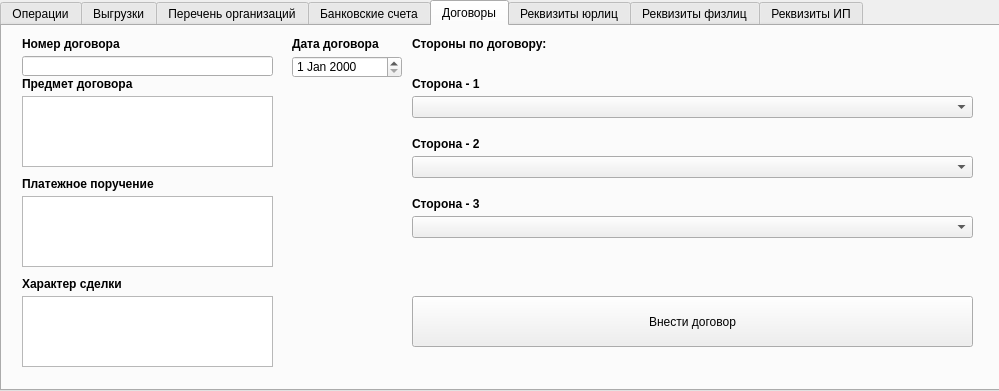
<?xml version="1.0" encoding="UTF-8"?>
<ui version="4.0">
 <class>Dialog</class>
 <widget class="QDialog" name="Dialog">
  <property name="geometry">
   <rect>
    <x>0</x>
    <y>0</y>
    <width>999</width>
    <height>391</height>
   </rect>
  </property>
  <property name="windowTitle">
   <string>Dialog</string>
  </property>
  <widget class="QTabWidget" name="tabWidget">
   <property name="geometry">
    <rect>
     <x>0</x>
     <y>0</y>
     <width>1001</width>
     <height>391</height>
    </rect>
   </property>
   <property name="currentIndex">
    <number>4</number>
   </property>
   <widget class="QWidget" name="tab">
    <attribute name="title">
     <string>Операции</string>
    </attribute>
    <widget class="QComboBox" name="debtor_combobox">
     <property name="geometry">
      <rect>
       <x>330</x>
       <y>30</y>
       <width>641</width>
       <height>22</height>
      </rect>
     </property>
     <property name="sizePolicy">
      <sizepolicy hsizetype="Expanding" vsizetype="Expanding">
       <horstretch>0</horstretch>
       <verstretch>0</verstretch>
      </sizepolicy>
     </property>
    </widget>
    <widget class="QComboBox" name="receiver_combobox">
     <property name="geometry">
      <rect>
       <x>330</x>
       <y>80</y>
       <width>641</width>
       <height>22</height>
      </rect>
     </property>
     <property name="sizePolicy">
      <sizepolicy hsizetype="Expanding" vsizetype="Expanding">
       <horstretch>0</horstretch>
       <verstretch>0</verstretch>
      </sizepolicy>
     </property>
    </widget>
    <widget class="QComboBox" name="payer_combobox">
     <property name="geometry">
      <rect>
       <x>330</x>
       <y>130</y>
       <width>641</width>
       <height>22</height>
      </rect>
     </property>
     <property name="sizePolicy">
      <sizepolicy hsizetype="Expanding" vsizetype="Expanding">
       <horstretch>0</horstretch>
       <verstretch>0</verstretch>
      </sizepolicy>
     </property>
    </widget>
    <widget class="QLabel" name="label">
     <property name="geometry">
      <rect>
       <x>330</x>
       <y>10</y>
       <width>61</width>
       <height>16</height>
      </rect>
     </property>
     <property name="sizePolicy">
      <sizepolicy hsizetype="Expanding" vsizetype="Expanding">
       <horstretch>0</horstretch>
       <verstretch>0</verstretch>
      </sizepolicy>
     </property>
     <property name="font">
      <font>
       <weight>75</weight>
       <bold>true</bold>
      </font>
     </property>
     <property name="text">
      <string>Должник</string>
     </property>
    </widget>
    <widget class="QLabel" name="label_2">
     <property name="geometry">
      <rect>
       <x>330</x>
       <y>60</y>
       <width>71</width>
       <height>16</height>
      </rect>
     </property>
     <property name="sizePolicy">
      <sizepolicy hsizetype="Expanding" vsizetype="Expanding">
       <horstretch>0</horstretch>
       <verstretch>0</verstretch>
      </sizepolicy>
     </property>
     <property name="font">
      <font>
       <weight>75</weight>
       <bold>true</bold>
      </font>
     </property>
     <property name="text">
      <string>Получатель</string>
     </property>
    </widget>
    <widget class="QLabel" name="label_3">
     <property name="geometry">
      <rect>
       <x>330</x>
       <y>110</y>
       <width>91</width>
       <height>16</height>
      </rect>
     </property>
     <property name="sizePolicy">
      <sizepolicy hsizetype="Expanding" vsizetype="Expanding">
       <horstretch>0</horstretch>
       <verstretch>0</verstretch>
      </sizepolicy>
     </property>
     <property name="font">
      <font>
       <weight>75</weight>
       <bold>true</bold>
      </font>
     </property>
     <property name="text">
      <string>Плательщик</string>
     </property>
    </widget>
    <widget class="QDateEdit" name="operation_date_dateEdit">
     <property name="geometry">
      <rect>
       <x>40</x>
       <y>100</y>
       <width>111</width>
       <height>22</height>
      </rect>
     </property>
     <property name="sizePolicy">
      <sizepolicy hsizetype="Expanding" vsizetype="Expanding">
       <horstretch>0</horstretch>
       <verstretch>0</verstretch>
      </sizepolicy>
     </property>
     <property name="dateTime">
      <datetime>
       <hour>0</hour>
       <minute>0</minute>
       <second>0</second>
       <year>2000</year>
       <month>1</month>
       <day>1</day>
      </datetime>
     </property>
    </widget>
    <widget class="QLabel" name="label_4">
     <property name="geometry">
      <rect>
       <x>40</x>
       <y>10</y>
       <width>171</width>
       <height>16</height>
      </rect>
     </property>
     <property name="sizePolicy">
      <sizepolicy hsizetype="Expanding" vsizetype="Expanding">
       <horstretch>0</horstretch>
       <verstretch>0</verstretch>
      </sizepolicy>
     </property>
     <property name="font">
      <font>
       <weight>75</weight>
       <bold>true</bold>
      </font>
     </property>
     <property name="text">
      <string>Сведения об операции</string>
     </property>
    </widget>
    <widget class="QLineEdit" name="lineEdit">
     <property name="geometry">
      <rect>
       <x>40</x>
       <y>30</y>
       <width>231</width>
       <height>22</height>
      </rect>
     </property>
     <property name="sizePolicy">
      <sizepolicy hsizetype="Expanding" vsizetype="Expanding">
       <horstretch>0</horstretch>
       <verstretch>0</verstretch>
      </sizepolicy>
     </property>
     <property name="placeholderText">
      <string>Сумма операции</string>
     </property>
    </widget>
    <widget class="QComboBox" name="contracts_combobox">
     <property name="geometry">
      <rect>
       <x>330</x>
       <y>180</y>
       <width>641</width>
       <height>22</height>
      </rect>
     </property>
     <property name="sizePolicy">
      <sizepolicy hsizetype="Expanding" vsizetype="Expanding">
       <horstretch>0</horstretch>
       <verstretch>0</verstretch>
      </sizepolicy>
     </property>
    </widget>
    <widget class="QLabel" name="label_5">
     <property name="geometry">
      <rect>
       <x>330</x>
       <y>160</y>
       <width>91</width>
       <height>16</height>
      </rect>
     </property>
     <property name="font">
      <font>
       <weight>75</weight>
       <bold>true</bold>
      </font>
     </property>
     <property name="text">
      <string>Договор</string>
     </property>
    </widget>
    <widget class="QLineEdit" name="lineEdit_2">
     <property name="geometry">
      <rect>
       <x>40</x>
       <y>60</y>
       <width>231</width>
       <height>22</height>
      </rect>
     </property>
     <property name="sizePolicy">
      <sizepolicy hsizetype="Expanding" vsizetype="Expanding">
       <horstretch>0</horstretch>
       <verstretch>0</verstretch>
      </sizepolicy>
     </property>
     <property name="placeholderText">
      <string>Номер платежа</string>
     </property>
    </widget>
    <widget class="QDateEdit" name="detection_date_dateEdit">
     <property name="geometry">
      <rect>
       <x>170</x>
       <y>100</y>
       <width>101</width>
       <height>22</height>
      </rect>
     </property>
     <property name="sizePolicy">
      <sizepolicy hsizetype="Expanding" vsizetype="Expanding">
       <horstretch>0</horstretch>
       <verstretch>0</verstretch>
      </sizepolicy>
     </property>
     <property name="dateTime">
      <datetime>
       <hour>0</hour>
       <minute>0</minute>
       <second>0</second>
       <year>2000</year>
       <month>1</month>
       <day>1</day>
      </datetime>
     </property>
    </widget>
    <widget class="QLabel" name="label_6">
     <property name="geometry">
      <rect>
       <x>40</x>
       <y>80</y>
       <width>121</width>
       <height>16</height>
      </rect>
     </property>
     <property name="sizePolicy">
      <sizepolicy hsizetype="Expanding" vsizetype="Expanding">
       <horstretch>0</horstretch>
       <verstretch>0</verstretch>
      </sizepolicy>
     </property>
     <property name="font">
      <font>
       <weight>50</weight>
       <italic>false</italic>
       <bold>false</bold>
       <strikeout>false</strikeout>
       <kerning>true</kerning>
      </font>
     </property>
     <property name="text">
      <string>Совершение операции</string>
     </property>
    </widget>
    <widget class="QLabel" name="label_7">
     <property name="geometry">
      <rect>
       <x>170</x>
       <y>80</y>
       <width>131</width>
       <height>16</height>
      </rect>
     </property>
     <property name="sizePolicy">
      <sizepolicy hsizetype="Expanding" vsizetype="Expanding">
       <horstretch>0</horstretch>
       <verstretch>0</verstretch>
      </sizepolicy>
     </property>
     <property name="font">
      <font>
       <weight>50</weight>
       <italic>false</italic>
       <bold>false</bold>
       <strikeout>false</strikeout>
       <kerning>true</kerning>
      </font>
     </property>
     <property name="text">
      <string>Обнаружение операции</string>
     </property>
    </widget>
    <widget class="QComboBox" name="payment_purpose_combobox">
     <property name="geometry">
      <rect>
       <x>40</x>
       <y>160</y>
       <width>231</width>
       <height>22</height>
      </rect>
     </property>
     <property name="sizePolicy">
      <sizepolicy hsizetype="Expanding" vsizetype="Expanding">
       <horstretch>0</horstretch>
       <verstretch>0</verstretch>
      </sizepolicy>
     </property>
    </widget>
    <widget class="QLabel" name="label_8">
     <property name="geometry">
      <rect>
       <x>40</x>
       <y>140</y>
       <width>131</width>
       <height>16</height>
      </rect>
     </property>
     <property name="sizePolicy">
      <sizepolicy hsizetype="Expanding" vsizetype="Expanding">
       <horstretch>0</horstretch>
       <verstretch>0</verstretch>
      </sizepolicy>
     </property>
     <property name="font">
      <font>
       <weight>75</weight>
       <bold>true</bold>
      </font>
     </property>
     <property name="text">
      <string>Назначение платежа</string>
     </property>
    </widget>
    <widget class="QTextEdit" name="textEdit">
     <property name="geometry">
      <rect>
       <x>40</x>
       <y>190</y>
       <width>231</width>
       <height>121</height>
      </rect>
     </property>
    </widget>
    <widget class="QPushButton" name="insert_button">
     <property name="geometry">
      <rect>
       <x>330</x>
       <y>210</y>
       <width>221</width>
       <height>23</height>
      </rect>
     </property>
     <property name="text">
      <string>Внести в базу</string>
     </property>
    </widget>
   </widget>
   <widget class="QWidget" name="tab_2">
    <attribute name="title">
     <string>Выгрузки</string>
    </attribute>
    <widget class="QTableView" name="tableView">
     <property name="geometry">
      <rect>
       <x>10</x>
       <y>170</y>
       <width>971</width>
       <height>192</height>
      </rect>
     </property>
    </widget>
    <widget class="QPushButton" name="to_xml_button">
     <property name="geometry">
      <rect>
       <x>10</x>
       <y>70</y>
       <width>221</width>
       <height>23</height>
      </rect>
     </property>
     <property name="text">
      <string>Сформировать XML</string>
     </property>
    </widget>
    <widget class="QPushButton" name="print_template_button">
     <property name="geometry">
      <rect>
       <x>10</x>
       <y>10</y>
       <width>221</width>
       <height>51</height>
      </rect>
     </property>
     <property name="text">
      <string>Печать последних</string>
     </property>
    </widget>
    <widget class="QLineEdit" name="lineEdit_PrintLast">
     <property name="geometry">
      <rect>
       <x>240</x>
       <y>10</y>
       <width>161</width>
       <height>20</height>
      </rect>
     </property>
     <property name="placeholderText">
      <string>Кол-во последних операций</string>
     </property>
    </widget>
    <widget class="QLineEdit" name="lineEdit_PrintRange">
     <property name="geometry">
      <rect>
       <x>240</x>
       <y>40</y>
       <width>161</width>
       <height>20</height>
      </rect>
     </property>
     <property name="placeholderText">
      <string>Например: 21-28</string>
     </property>
     <property name="clearButtonEnabled">
      <bool>false</bool>
     </property>
    </widget>
   </widget>
   <widget class="QWidget" name="tab_3">
    <attribute name="title">
     <string>Перечень организаций</string>
    </attribute>
    <widget class="QPushButton" name="insert_organization_button">
     <property name="geometry">
      <rect>
       <x>510</x>
       <y>80</y>
       <width>121</width>
       <height>23</height>
      </rect>
     </property>
     <property name="text">
      <string>Добавить</string>
     </property>
    </widget>
    <widget class="QLabel" name="label_9">
     <property name="geometry">
      <rect>
       <x>20</x>
       <y>10</y>
       <width>171</width>
       <height>16</height>
      </rect>
     </property>
     <property name="font">
      <font>
       <weight>75</weight>
       <bold>true</bold>
      </font>
     </property>
     <property name="text">
      <string>Наименование организации</string>
     </property>
    </widget>
    <widget class="QLabel" name="label_10">
     <property name="geometry">
      <rect>
       <x>510</x>
       <y>10</y>
       <width>51</width>
       <height>16</height>
      </rect>
     </property>
     <property name="font">
      <font>
       <weight>75</weight>
       <bold>true</bold>
      </font>
     </property>
     <property name="text">
      <string>Тип лица</string>
     </property>
    </widget>
    <widget class="QComboBox" name="org_type_combobox">
     <property name="geometry">
      <rect>
       <x>510</x>
       <y>30</y>
       <width>121</width>
       <height>22</height>
      </rect>
     </property>
    </widget>
    <widget class="QTextEdit" name="textEdit_Organizations">
     <property name="geometry">
      <rect>
       <x>20</x>
       <y>30</y>
       <width>481</width>
       <height>71</height>
      </rect>
     </property>
     <property name="frameShape">
      <enum>QFrame::StyledPanel</enum>
     </property>
     <property name="frameShadow">
      <enum>QFrame::Sunken</enum>
     </property>
    </widget>
   </widget>
   <widget class="QWidget" name="tab_4">
    <attribute name="title">
     <string>Банковские счета</string>
    </attribute>
    <widget class="QLineEdit" name="lineEdit_raschetniy_schet">
     <property name="geometry">
      <rect>
       <x>20</x>
       <y>30</y>
       <width>381</width>
       <height>20</height>
      </rect>
     </property>
    </widget>
    <widget class="QLabel" name="label_11">
     <property name="geometry">
      <rect>
       <x>20</x>
       <y>10</y>
       <width>111</width>
       <height>16</height>
      </rect>
     </property>
     <property name="font">
      <font>
       <weight>75</weight>
       <bold>true</bold>
      </font>
     </property>
     <property name="text">
      <string>Расчетный счет</string>
     </property>
    </widget>
    <widget class="QComboBox" name="bik_combo_box_tab4">
     <property name="geometry">
      <rect>
       <x>20</x>
       <y>90</y>
       <width>381</width>
       <height>22</height>
      </rect>
     </property>
    </widget>
    <widget class="QLabel" name="label_12">
     <property name="geometry">
      <rect>
       <x>20</x>
       <y>70</y>
       <width>111</width>
       <height>16</height>
      </rect>
     </property>
     <property name="font">
      <font>
       <weight>75</weight>
       <bold>true</bold>
      </font>
     </property>
     <property name="text">
      <string>БИК банка</string>
     </property>
    </widget>
    <widget class="QComboBox" name="org_name_combobox_tab4">
     <property name="geometry">
      <rect>
       <x>20</x>
       <y>150</y>
       <width>381</width>
       <height>22</height>
      </rect>
     </property>
    </widget>
    <widget class="QLabel" name="label_13">
     <property name="geometry">
      <rect>
       <x>20</x>
       <y>130</y>
       <width>111</width>
       <height>16</height>
      </rect>
     </property>
     <property name="font">
      <font>
       <weight>75</weight>
       <bold>true</bold>
      </font>
     </property>
     <property name="text">
      <string>Организация</string>
     </property>
    </widget>
    <widget class="QPushButton" name="insert_account_button">
     <property name="geometry">
      <rect>
       <x>20</x>
       <y>190</y>
       <width>381</width>
       <height>23</height>
      </rect>
     </property>
     <property name="text">
      <string>Внести расчетный счет организации</string>
     </property>
    </widget>
    <widget class="QLineEdit" name="lineEdit_bik">
     <property name="geometry">
      <rect>
       <x>520</x>
       <y>30</y>
       <width>381</width>
       <height>20</height>
      </rect>
     </property>
    </widget>
    <widget class="QLabel" name="label_14">
     <property name="geometry">
      <rect>
       <x>520</x>
       <y>10</y>
       <width>111</width>
       <height>16</height>
      </rect>
     </property>
     <property name="font">
      <font>
       <weight>75</weight>
       <bold>true</bold>
      </font>
     </property>
     <property name="text">
      <string>БИК банка</string>
     </property>
    </widget>
    <widget class="QTextEdit" name="textEdit_bank_name_tab4">
     <property name="geometry">
      <rect>
       <x>520</x>
       <y>80</y>
       <width>381</width>
       <height>71</height>
      </rect>
     </property>
     <property name="frameShape">
      <enum>QFrame::StyledPanel</enum>
     </property>
     <property name="frameShadow">
      <enum>QFrame::Sunken</enum>
     </property>
    </widget>
    <widget class="QLabel" name="label_15">
     <property name="geometry">
      <rect>
       <x>520</x>
       <y>60</y>
       <width>131</width>
       <height>16</height>
      </rect>
     </property>
     <property name="font">
      <font>
       <weight>75</weight>
       <bold>true</bold>
      </font>
     </property>
     <property name="text">
      <string>Наименование банка</string>
     </property>
    </widget>
    <widget class="QPushButton" name="insert_bank_button">
     <property name="geometry">
      <rect>
       <x>520</x>
       <y>190</y>
       <width>381</width>
       <height>23</height>
      </rect>
     </property>
     <property name="text">
      <string>Внести новый банк</string>
     </property>
    </widget>
   </widget>
   <widget class="QWidget" name="tab_5">
    <attribute name="title">
     <string>Договоры</string>
    </attribute>
    <widget class="QLineEdit" name="lineEdit_contract_tab5">
     <property name="geometry">
      <rect>
       <x>20</x>
       <y>30</y>
       <width>251</width>
       <height>20</height>
      </rect>
     </property>
    </widget>
    <widget class="QLabel" name="label_16">
     <property name="geometry">
      <rect>
       <x>20</x>
       <y>10</y>
       <width>141</width>
       <height>16</height>
      </rect>
     </property>
     <property name="font">
      <font>
       <weight>75</weight>
       <bold>true</bold>
      </font>
     </property>
     <property name="text">
      <string>Номер договора</string>
     </property>
    </widget>
    <widget class="QDateEdit" name="dateEdit_contract_date_tab5">
     <property name="geometry">
      <rect>
       <x>290</x>
       <y>30</y>
       <width>110</width>
       <height>22</height>
      </rect>
     </property>
    </widget>
    <widget class="QLabel" name="label_17">
     <property name="geometry">
      <rect>
       <x>290</x>
       <y>10</y>
       <width>101</width>
       <height>16</height>
      </rect>
     </property>
     <property name="font">
      <font>
       <weight>75</weight>
       <bold>true</bold>
      </font>
     </property>
     <property name="text">
      <string>Дата договора</string>
     </property>
    </widget>
    <widget class="QTextEdit" name="textEdit_contract_desctiption_tab5">
     <property name="geometry">
      <rect>
       <x>20</x>
       <y>70</y>
       <width>251</width>
       <height>71</height>
      </rect>
     </property>
    </widget>
    <widget class="QLabel" name="label_18">
     <property name="geometry">
      <rect>
       <x>20</x>
       <y>50</y>
       <width>141</width>
       <height>16</height>
      </rect>
     </property>
     <property name="font">
      <font>
       <weight>75</weight>
       <bold>true</bold>
      </font>
     </property>
     <property name="text">
      <string>Предмет договора</string>
     </property>
    </widget>
    <widget class="QTextEdit" name="textEdit_payment_purpose_tab5">
     <property name="geometry">
      <rect>
       <x>20</x>
       <y>170</y>
       <width>251</width>
       <height>71</height>
      </rect>
     </property>
    </widget>
    <widget class="QTextEdit" name="textEdit_payment_class_tab5">
     <property name="geometry">
      <rect>
       <x>20</x>
       <y>270</y>
       <width>251</width>
       <height>71</height>
      </rect>
     </property>
    </widget>
    <widget class="QLabel" name="label_19">
     <property name="geometry">
      <rect>
       <x>20</x>
       <y>150</y>
       <width>141</width>
       <height>16</height>
      </rect>
     </property>
     <property name="font">
      <font>
       <weight>75</weight>
       <bold>true</bold>
      </font>
     </property>
     <property name="text">
      <string>Платежное поручение</string>
     </property>
    </widget>
    <widget class="QLabel" name="label_20">
     <property name="geometry">
      <rect>
       <x>20</x>
       <y>250</y>
       <width>141</width>
       <height>16</height>
      </rect>
     </property>
     <property name="font">
      <font>
       <weight>75</weight>
       <bold>true</bold>
      </font>
     </property>
     <property name="text">
      <string>Характер сделки</string>
     </property>
    </widget>
    <widget class="QComboBox" name="side1_combobox_tab5">
     <property name="geometry">
      <rect>
       <x>410</x>
       <y>70</y>
       <width>561</width>
       <height>22</height>
      </rect>
     </property>
    </widget>
    <widget class="QComboBox" name="side2_combobox_tab5">
     <property name="geometry">
      <rect>
       <x>410</x>
       <y>130</y>
       <width>561</width>
       <height>22</height>
      </rect>
     </property>
    </widget>
    <widget class="QComboBox" name="side3_combobox_tab5">
     <property name="geometry">
      <rect>
       <x>410</x>
       <y>190</y>
       <width>561</width>
       <height>22</height>
      </rect>
     </property>
    </widget>
    <widget class="QLabel" name="label_21">
     <property name="geometry">
      <rect>
       <x>410</x>
       <y>10</y>
       <width>141</width>
       <height>16</height>
      </rect>
     </property>
     <property name="font">
      <font>
       <weight>75</weight>
       <bold>true</bold>
      </font>
     </property>
     <property name="text">
      <string>Стороны по договору:</string>
     </property>
    </widget>
    <widget class="QLabel" name="label_22">
     <property name="geometry">
      <rect>
       <x>410</x>
       <y>50</y>
       <width>141</width>
       <height>16</height>
      </rect>
     </property>
     <property name="font">
      <font>
       <weight>75</weight>
       <bold>true</bold>
      </font>
     </property>
     <property name="text">
      <string>Сторона - 1</string>
     </property>
    </widget>
    <widget class="QLabel" name="label_23">
     <property name="geometry">
      <rect>
       <x>410</x>
       <y>110</y>
       <width>141</width>
       <height>16</height>
      </rect>
     </property>
     <property name="font">
      <font>
       <weight>75</weight>
       <bold>true</bold>
      </font>
     </property>
     <property name="text">
      <string>Сторона - 2</string>
     </property>
    </widget>
    <widget class="QLabel" name="label_24">
     <property name="geometry">
      <rect>
       <x>410</x>
       <y>170</y>
       <width>141</width>
       <height>16</height>
      </rect>
     </property>
     <property name="font">
      <font>
       <weight>75</weight>
       <bold>true</bold>
      </font>
     </property>
     <property name="text">
      <string>Сторона - 3</string>
     </property>
    </widget>
    <widget class="QPushButton" name="insert_contract">
     <property name="geometry">
      <rect>
       <x>410</x>
       <y>270</y>
       <width>561</width>
       <height>51</height>
      </rect>
     </property>
     <property name="text">
      <string>Внести договор</string>
     </property>
    </widget>
   </widget>
   <widget class="QWidget" name="tab_6">
    <attribute name="title">
     <string>Реквизиты юрлиц</string>
    </attribute>
   </widget>
   <widget class="QWidget" name="tab_7">
    <attribute name="title">
     <string>Реквизиты физлиц</string>
    </attribute>
   </widget>
   <widget class="QWidget" name="tab_8">
    <attribute name="title">
     <string>Реквизиты ИП</string>
    </attribute>
   </widget>
  </widget>
 </widget>
 <resources/>
 <connections/>
</ui>
